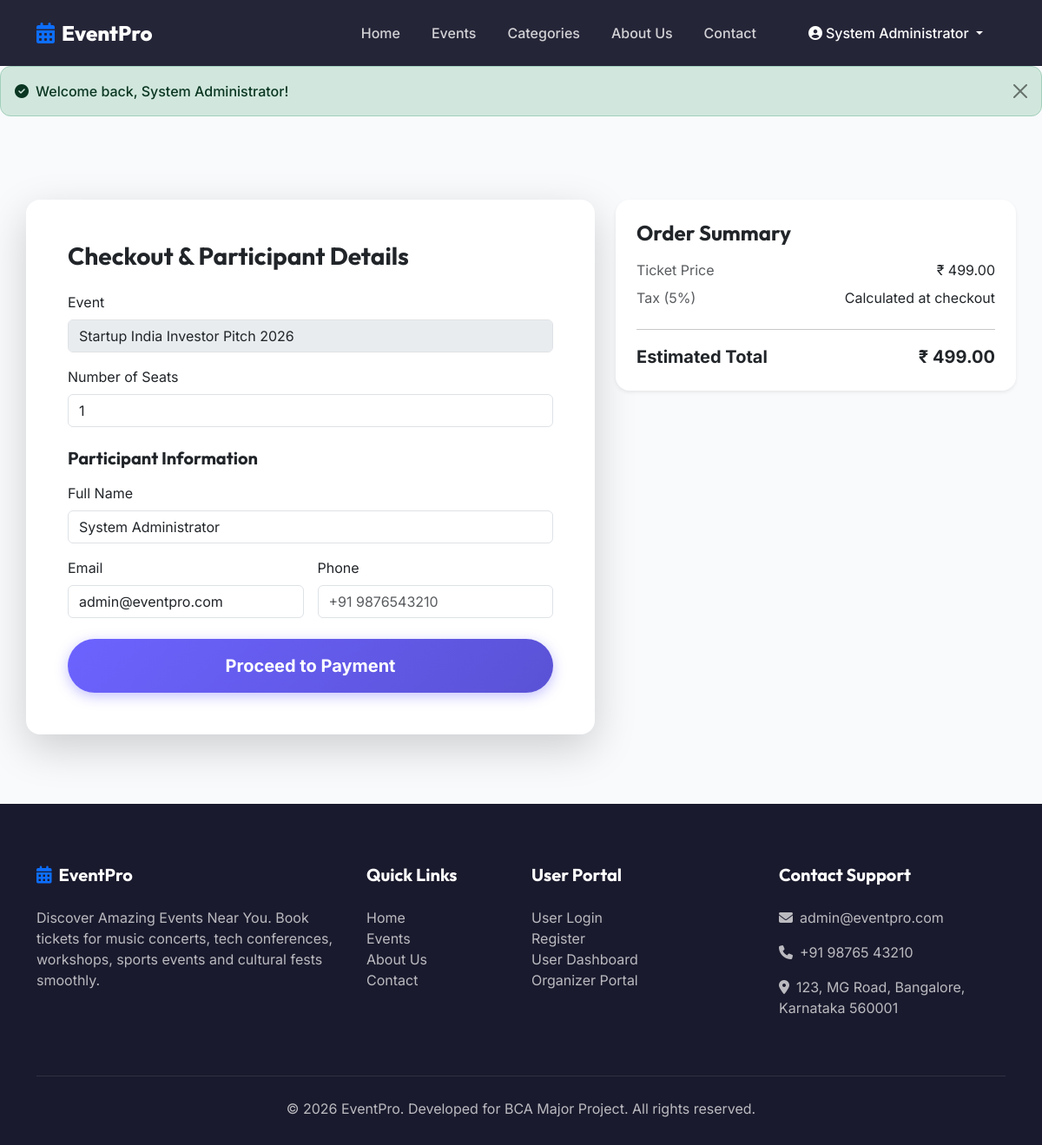
Page /booking/checkout.php?event_id=3 (signed in) on the committed database.
### tables this page shows
CREATE TABLE IF NOT EXISTS `events` (
  `id` INT AUTO_INCREMENT PRIMARY KEY,
  `organizer_id` INT NOT NULL,
  `category_id` INT NOT NULL,
  `title` VARCHAR(255) NOT NULL,
  `slug` VARCHAR(255) NOT NULL UNIQUE,
  `description` LONGTEXT NOT NULL,
  `short_desc` VARCHAR(500) DEFAULT NULL,
  `rules` TEXT DEFAULT NULL,
  `venue` VARCHAR(255) NOT NULL,
  `address` TEXT DEFAULT NULL,
  `city` VARCHAR(100) NOT NULL,
  `state` VARCHAR(100) DEFAULT NULL,
  `country` VARCHAR(100) DEFAULT 'India',
  `start_date` DATE NOT NULL,
  `end_date` DATE DEFAULT NULL,
  `start_time` TIME NOT NULL,
  `end_time` TIME DEFAULT NULL,
  `price` DECIMAL(10,2) NOT NULL DEFAULT 0.00,
  `seats_total` INT NOT NULL,
  `seats_booked` INT NOT NULL DEFAULT 0,
  `image` VARCHAR(255) DEFAULT 'assets/images/default-event.jpg',
  `status` ENUM('draft', 'active', 'cancelled', 'completed') DEFAULT 'active',
  `is_featured` TINYINT(1) DEFAULT 0,
  `is_free` TINYINT(1) DEFAULT 0,
  `created_at` DATETIME DEFAULT CURRENT_TIMESTAMP,
  `updated_at` DATETIME DEFAULT CURRENT_TIMESTAMP ON UPDATE CURRENT_TIMESTAMP,
  FOREIGN KEY (`organizer_id`) REFERENCES `users`(`id`) ON DELETE CASCADE,
  FOREIGN KEY (`category_id`) REFERENCES `categories`(`id`) ON DELETE CASCADE
);

### includes/functions.php (called while the page is built, shortened)
<?php
function format_currency(float|int|string $amount): string {
    return CURRENCY . ' ' . number_format((float)$amount, 2);
}
function get_event_by_id(PDO $pdo, int $id): ?array {
    $stmt = $pdo->prepare("SELECT e.*, c.name as category_name, c.slug as category_slug, u.name as organizer_name, o.org_name
                           FROM events e
                           LEFT JOIN categories c ON e.category_id = c.id
                           LEFT JOIN users u ON e.organizer_id = u.id
                           LEFT JOIN organizers o ON u.id = o.user_id
                           WHERE e.id = ?");
    $stmt->execute([$id]);
    return $stmt->fetch() ?: null;
}

### booking/checkout.php (the view, shortened to what this page needs)
<?php
require_once '../config/config.php';
$event_id = (int)($_GET['event_id'] ?? 0);
$event = get_event_by_id($pdo, $event_id);
$available_seats = $event['seats_total'] - $event['seats_booked'];
include '../includes/header.php';
?>
<div class="container section-padding">
    <div class="row g-4 justify-content-center">
        <div class="col-lg-7">
            <div class="card border-0 shadow-lg rounded-4 p-4 p-md-5">
                <h3 class="fw-bold mb-4">Checkout & Participant Details</h3>
                <form method="POST" action="">
                    <div class="mb-3">
                        <label class="form-label font-semibold">Event</label>
                        <input type="text" class="form-control" value="<?= xss_clean($event['title']) ?>" readonly disabled>
                    </div>
                    <div class="mb-3">
                        <label class="form-label font-semibold">Number of Seats</label>
                        <input type="number" id="seats_count" name="seats" class="form-control" value="1" min="1" max="<?= min(10, $available_seats) ?>" required>
                    </div>
                    <h5 class="fw-bold mt-4 mb-3">Participant Information</h5>
                    <div class="mb-3">
                        <label class="form-label font-semibold">Full Name</label>
                        <input type="text" name="participant_name" class="form-control" value="<?= xss_clean($_SESSION['user_name']) ?>" required>
                    </div>
                    <div class="row g-3 mb-4">
                        <div class="col-md-6">
                            <label class="form-label font-semibold">Email</label>
                            <input type="email" name="participant_email" class="form-control" value="<?= xss_clean($_SESSION['user_email']) ?>" required>
                        </div>
                        <div class="col-md-6">
                            <label class="form-label font-semibold">Phone</label>
                            <input type="text" name="participant_phone" class="form-control" placeholder="+91 9876543210" required>
                        </div>
                    </div>
                    <button type="submit" class="btn btn-accent btn-lg w-100 py-3 rounded-pill fw-bold">Proceed to Payment</button>
                </form>
            </div>
        </div>
        <div class="col-lg-5">
            <div class="card border-0 shadow-sm rounded-4 p-4 sticky-top" style="top: 100px;">
                <h4 class="fw-bold mb-3">Order Summary</h4>
                <div class="d-flex justify-content-between mb-2">
                    <span class="text-muted">Ticket Price</span>
                    <span><?= format_currency($event['price']) ?></span>
                </div>
                <div class="d-flex justify-content-between mb-2">
                    <span class="text-muted">Tax (<?= TAX_RATE ?>%)</span>
                    <span>Calculated at checkout</span>
                </div>
                <hr>
                <div class="d-flex justify-content-between fw-bold fs-5 text-accent">
                    <span>Estimated Total</span>
                    <span><?= CURRENCY ?> <span id="total_price_val"><?= number_format($event['price'], 2) ?></span></span>
                </div>
            </div>
        </div>
    </div>
</div>
<?php include '../includes/footer.php'; ?>

### assets/css/style.css (style rules this page uses)
:root { --primary: #1a1a2e; --primary-light: #16213e; --secondary: #0f3460; --accent: #6c63ff; --accent-hover: #5a52d5; --gold: #f4c430; --teal: #00d4aa; --danger: #ef4444; --success: #22c55e; --warning: #f59e0b; --text-dark: #1e293b; --text-muted: #64748b; --bg-light: #f8fafc; --white: #ffffff; --border: #e2e8f0; --shadow: 0 4px 6px -1px rgba(0,0,0,0.1); --shadow-lg: 0 20px 60px rgba(0,0,0,0.15); --radius: 12px; --radius-lg: 20px; --transition: all 0.3s ease; --font-main: 'Inter', sans-serif; --font-heading: 'Outfit', sans-serif; }
body { font-family: var(--font-main); color: var(--text-dark); background-color: var(--bg-light); overflow-x: hidden; }
h1, h2, h3, h4, h5, h6 { font-family: var(--font-heading); font-weight: 700; }
.btn-accent { background: linear-gradient(135deg, var(--accent) 0%, var(--accent-hover) 100%); color: var(--white); border: none; font-weight: 600; padding: 12px 28px; border-radius: 30px; transition: var(--transition); box-shadow: 0 4px 15px rgba(108, 99, 255, 0.4); }
.section-padding { padding: 80px 0; }

### rows in the picture
events: title "Startup India Investor Pitch 2026", price "₹ 499.00", price "499.00"

### other values in the picture
APP_NAME "EventPro"
xss_clean($_SESSION['user_name']) "System Administrator"
xss_clean($flash['message']) "Welcome back, System Administrator!"
TAX_RATE "5"
CURRENCY "₹"
APP_TAGLINE "Discover Amazing Events Near You"
APP_EMAIL "admin@eventpro.com"
APP_PHONE "+91 98765 43210"
APP_ADDRESS "123, MG Road, Bangalore, Karnataka 560001"
